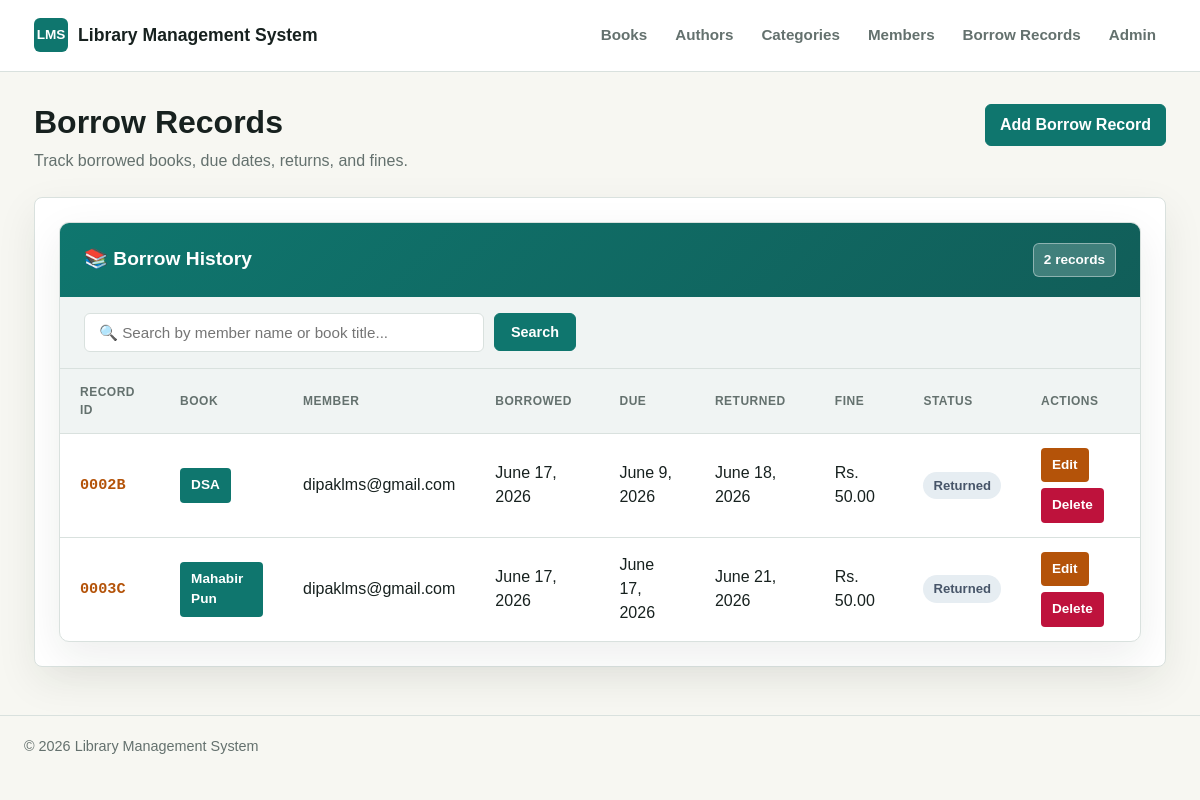
The app's page /borrow-records/ with its own data.
### borrow_records/models.py (models this page shows, shortened)
class BorrowRecord(models.Model):
    member      = models.ForeignKey(Member, on_delete=models.CASCADE)
    book        = models.ForeignKey(Book,   on_delete=models.CASCADE)
    borrow_date = models.DateField(auto_now_add=True)
    due_date    = models.DateField()
    return_date = models.DateField(null=True, blank=True)
    fine_amount = models.DecimalField(max_digits=6, decimal_places=2, default=0.00)
    notes       = models.TextField(blank=True)
    def get_unique_id(self):
        letters = 'ABCDEFGHIJKLMNOPQRSTUVWXYZ'
        digit_part = str(self.id).zfill(4)
        letter_index = (self.id - 1) % 26
        letter_part = letters[letter_index]
        return f"{digit_part}{letter_part}"
    class Meta:
        ordering = ['-borrow_date']

### books/models.py (models this page shows, shortened)
class Book(models.Model):
    STATUS_CHOICES = [
        ('available', 'Available'),
        ('borrowed',  'Borrowed'),
        ('lost',      'Lost'),
    ]
    title = models.CharField(max_length=300)
    author = models.ForeignKey(
        Author,
        on_delete=models.CASCADE,
        related_name='books'
    )
    category = models.ForeignKey(
        Category,
        on_delete=models.SET_NULL,
        null=True, blank=True,
        related_name='books'
    )
    isbn = models.CharField(max_length=13, unique=True)
    published_date = models.DateField()
    description = models.TextField(blank=True)
    total_copies = models.PositiveIntegerField(default=1)
    available_copies = models.PositiveIntegerField(default=1)
    status = models.CharField(
        max_length=20,
        choices=STATUS_CHOICES,
        default='available'
    )
    cover_image = models.ImageField(
        upload_to='covers/',
        blank=True, null=True
    )
    created_at = models.DateTimeField(auto_now_add=True)
    class Meta:
        ordering = ['title']

### members/models.py (models this page shows, shortened)
class Member(models.Model):
    MEMBERSHIP_CHOICES = [
        ('student', 'Student'),
        ('faculty', 'Faculty'),
        ('public',  'Public'),
    ]
    user = models.OneToOneField(
        User,
        on_delete=models.CASCADE
    )
    membership_type = models.CharField(
        max_length=20,
        choices=MEMBERSHIP_CHOICES,
        default='student'
    )
    phone            = models.CharField(max_length=15, blank=True)
    address          = models.TextField(blank=True)
    membership_date  = models.DateField(auto_now_add=True)
    is_active        = models.BooleanField(default=True)
    class Meta:
        ordering = ['user__last_name']

### borrow_records/views.py (the view, shortened to what this page needs)
# urls.py: path('', views.borrow_records_list, name='list'),
def borrow_records_list(request):
    borrow_records = BorrowRecord.objects.select_related(
        'member__user',
        'book',
        'book__author',
    ).all()
    search_query = request.GET.get('search', '')
    return render(
        request,
        'borrow_records/list.html',
        {
            'borrow_records': borrow_records,
            'search_query': search_query,
        }
    )

### borrow_records/templates/borrow_records/list.html (shortened to what this page needs)
{% extends 'base.html' %}
{% block page_title %}Borrow Records{% endblock %}
{% block page_subtitle %}
    <p>Track borrowed books, due dates, returns, and fines.</p>
{% endblock %}
{% block page_actions %}
    <a class="button" href="{% url 'borrow_records:create' %}">Add Borrow Record</a>
{% endblock %}
{% block content %}
    {% if borrow_records %}
        <div class="list-container">
            <div class="list-header">
                <h2>📚 Borrow History</h2>
                <span class="record-count">{{ borrow_records|length }} records</span>
            </div>
            <div class="search-container">
                <form class="search-form" method="get">
                    <input
                        type="text"
                        name="search"
                        placeholder="🔍 Search by member name or book title..."
                        class="search-input"
                        value="{{ search_query }}"
                    >
                    <button type="submit" class="search-btn">Search</button>
                </form>
            </div>
            <div class="record-table-wrap">
                <table class="record-table">
                    <thead>
                        <tr>
                            <th scope="col">Record ID</th>
                            <th scope="col">Book</th>
                            <th scope="col">Member</th>
                            <th scope="col">Borrowed</th>
                            <th scope="col">Due</th>
                            <th scope="col">Returned</th>
                            <th scope="col">Fine</th>
                            <th scope="col">Status</th>
                            <th scope="col">Actions</th>
                        </tr>
                    </thead>
                    <tbody>
                        {% for record in borrow_records %}
                            <tr>
                                <td class="record-id">{{ record.get_unique_id }}</td>
                                <td>
                                    <a class="action-btn view" href="{% url 'borrow_records:detail' record.pk %}">
                                        {{ record.book.title }}
                                    </a>
                                </td>
                                <td>
                                    {% if record.member.user.get_full_name %}
                                        {{ record.member.user.get_full_name }}
                                    {% else %}
                                        {{ record.member.user.username }}
                                    {% endif %}
                                </td>
                                <td>{{ record.borrow_date }}</td>
                                <td>{{ record.due_date }}</td>
                                <td>{{ record.return_date|default:'Not returned' }}</td>
                                <td>Rs. {{ record.fine_amount }}</td>
                                <td>
                                    {% if record.return_date %}
                                        <span class="status-pill status-returned">Returned</span>
                                    {% elif record.is_overdue %}
                                        <span class="status-pill status-overdue">Overdue</span>
                                    {% else %}
                                        <span class="status-pill status-active">Active</span>
                                    {% endif %}
                                </td>
                                <td>
                                    <div class="row-actions">
                                        <a class="action-btn edit" href="{% url 'borrow_records:update' record.pk %}">Edit</a>
                                        <a class="action-btn delete" href="{% url 'borrow_records:delete' record.pk %}">Delete</a>
                                    </div>
                                </td>
                            </tr>
                        {% endfor %}
                    </tbody>
                </table>
            </div>
        </div>
    {% endif %}
{% endblock %}

### templates/base.html (style rules this page uses)
:root { --bg: #f7f7f2; --surface: #ffffff; --surface-muted: #f0f4f3; --text: #17211f; --muted: #64716e; --border: #d9e1de; --brand: #0f766e; --brand-dark: #115e59; --accent: #b45309; --danger: #be123c; --shadow: 0 14px 40px rgba(23, 33, 31, 0.08); }
* { box-sizing: border-box; }
body { margin: 0; min-height: 100vh; background: var(--bg); color: var(--text); font-family: Arial, Helvetica, sans-serif; line-height: 1.5; }
a { color: inherit; text-decoration: none; }
.page-heading p { color: var(--muted); margin: 8px 0 0; max-width: 700px; }
.button { align-items: center; background: var(--brand); border: 1px solid var(--brand); border-radius: 6px; color: #ffffff; cursor: pointer; display: inline-flex; font: inherit; font-weight: 700; justify-content: center; min-height: 40px; padding: 8px 14px; }

### borrow_records/templates/borrow_records/list.html (style rules this page uses)
.list-container { background: var(--surface); border: 1px solid var(--border); border-radius: 10px; box-shadow: var(--shadow); overflow: hidden; }
.list-header { background: linear-gradient(135deg, var(--brand) 0%, var(--brand-dark) 100%); color: white; padding: 20px 24px; display: flex; align-items: center; justify-content: space-between; }
.list-header h2 { font-size: 1.2rem; margin: 0; font-weight: 700; }
.record-count { background: rgba(255, 255, 255, 0.2); border: 1px solid rgba(255, 255, 255, 0.4); border-radius: 6px; color: white; font-weight: 700; padding: 6px 10px; font-size: 0.85rem; }
.search-container { padding: 16px 24px; background: var(--surface-muted); border-bottom: 1px solid var(--border); }
.search-form { display: flex; gap: 10px; align-items: center; }
.search-input { flex: 1; max-width: 400px; border: 1px solid var(--border); border-radius: 6px; padding: 10px 14px; font-size: 0.95rem; color: var(--text); background: var(--surface); transition: all 0.2s ease; }
.search-btn { background: var(--brand); border: 1px solid var(--brand); border-radius: 6px; color: white; font-weight: 700; padding: 10px 16px; cursor: pointer; transition: all 0.2s ease; font-size: 0.9rem; }
.record-table-wrap { overflow-x: auto; }
.record-table { border-collapse: collapse; min-width: 1020px; width: 100%; }
.record-table th, .record-table td { border-bottom: 1px solid var(--border); padding: 14px 20px; text-align: left; vertical-align: middle; }
.record-table th { background: var(--surface-muted); color: var(--muted); font-size: 0.75rem; font-weight: 700; letter-spacing: 0.5px; text-transform: uppercase; }
.record-table tr:last-child td { border-bottom: 0; }
.record-id { font-family: 'Courier New', monospace; font-weight: 700; color: var(--accent); font-size: 0.95rem; }
.status-pill { border-radius: 999px; display: inline-flex; font-size: 0.82rem; font-weight: 700; padding: 4px 10px; }
.status-returned { background: #e6edf2; color: #475569; }
.action-btn { border: 1px solid transparent; border-radius: 4px; color: white; font-size: 0.85rem; font-weight: 700; padding: 6px 10px; text-decoration: none; display: inline-block; transition: all 0.2s ease; }
.action-btn.view { background: var(--brand); }
.action-btn.edit { background: var(--accent); }
.action-btn.delete { background: var(--danger); }
.row-actions { display: flex; flex-wrap: wrap; gap: 6px; }

### records on screen
BorrowRecord: get_unique_id "0002B", book "DSA", member.user.username "dipaklms@gmail.com", borrow_date "June 17, 2026", due_date "June 9, 2026", return_date "June 18, 2026", fine_amount "50.00", shows "Returned"
BorrowRecord: get_unique_id "0003C", book "Mahabir Pun", member.user.username "dipaklms@gmail.com", borrow_date "June 17, 2026", due_date "June 17, 2026", return_date "June 21, 2026", fine_amount "50.00", shows "Returned"

### other values on screen
{{ borrow_records|length }} "2"
